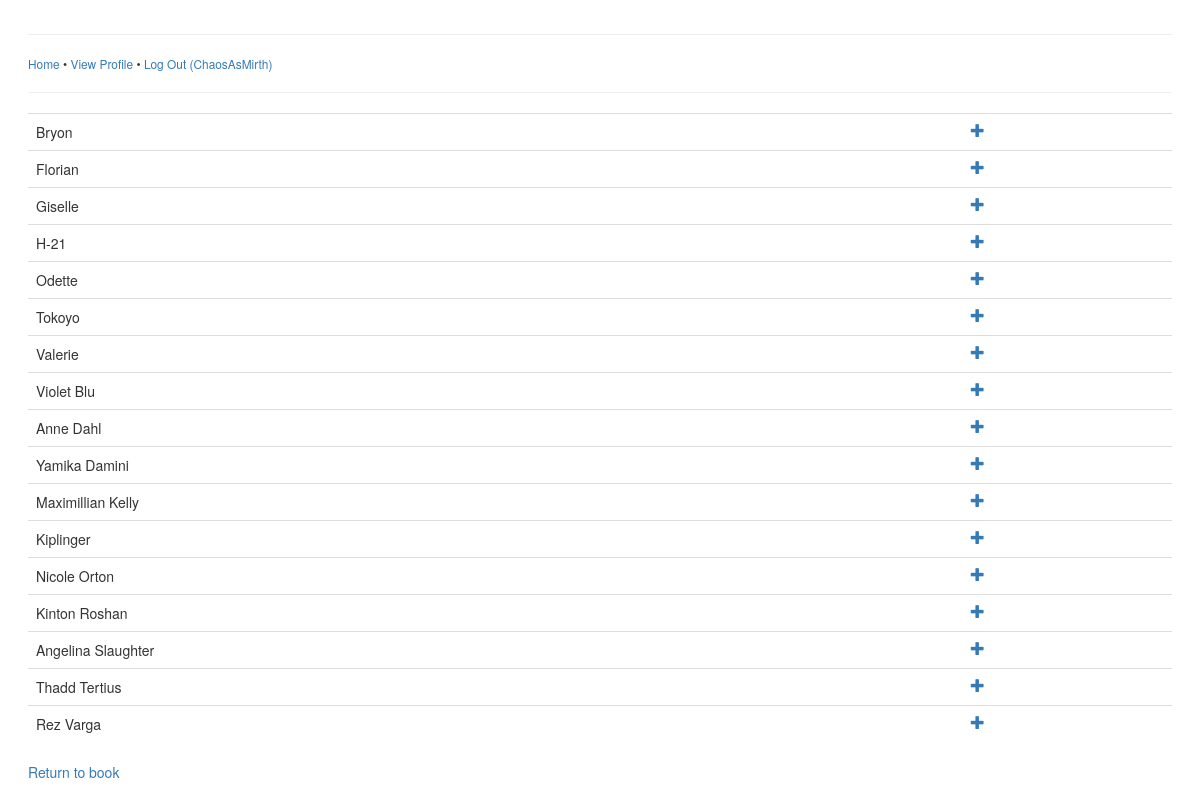
The app's page /bookcharacters.php (signed in) with its own data.
### tables this page shows
CREATE TABLE `character_info` (
  `character_id` int(11) NOT NULL AUTO_INCREMENT,
  `first_name` varchar(30) DEFAULT NULL,
  `middle_name` varchar(30) DEFAULT NULL,
  `last_name` varchar(50) DEFAULT NULL,
  `gender` varchar(1) DEFAULT NULL,
  `age` int(11) DEFAULT NULL,
  `motivation` mediumtext,
  `eye_color` varchar(20) DEFAULT NULL,
  `hair_color` varchar(20) DEFAULT NULL,
  `height` varchar(10) DEFAULT NULL,
  `other_appearance` mediumtext,
  `face_model` varchar(30) DEFAULT NULL,
  `user_id` int(11) DEFAULT NULL,
  `nick_name` varchar(30) DEFAULT NULL,
  `alias` varchar(30) DEFAULT NULL,
  `occupation` varchar(50) DEFAULT NULL,
  PRIMARY KEY (`character_id`)
);

### bookcharacters.php (the view, shortened to what this page needs)
<!DOCTYPE html PUBLIC "-//W3C//DTD XHTML 1.0 Transitional//EN"
  "http://www.w3.org/TR/xhtml1/DTD/xhtml1-transitional.dtd">
<html xmlns="http://www.w3.org/1999/xhtml" xml:lang="en" lang="en">
<head>
     <link rel="stylesheet" type="text/css" href="projectFour.css" />
  <link rel="stylesheet" href="https://maxcdn.bootstrapcdn.com/bootstrap/3.3.7/css/bootstrap.min.css"/>
</head>
<body>
<?php
    require_once('navbar.php');
    $dbc = mysqli_connect(DB_HOST, DB_USER, DB_PASSWORD, DB_NAME);
    $query = "SELECT first_name, last_name, character_id FROM character_info WHERE user_id = '" . $_SESSION['user_id'] . "' ORDER BY last_name, first_name";
    $data = mysqli_query($dbc, $query);
    echo "<table class='table'>";
    while ($row = mysqli_fetch_array($data)) {
        $book_query = "SELECT character_id, book_id FROM book_character_linking_table WHERE character_id = '" . $row['character_id'] . "' AND book_id = '" . $_GET['book_id'] . "'";
        $book_data = mysqli_query($dbc, $book_query);
        echo "<tr>";
        if (mysqli_num_rows($book_data) == 0) {
            echo "<td>" . $row['first_name'] . " " . $row['last_name'] . "</td><td><a href='addpairing.php?character_id=" . $row['character_id'] . "&amp;book_id=" . $_GET['book_id'] . "'><span class='glyphicon glyphicon-plus'></span></a></td>";
        }
        else if (mysqli_num_rows($book_data) == 1) {
            echo "<td>" . $row['first_name'] . " " . $row['last_name'] . "</td><td><a href='deletepairing.php?character_id=" . $row['character_id'] . "&amp;book_id=" . $_GET['book_id'] . "'><span class='glyphicon glyphicon-minus'></span></a></td>";
        }
        else {
        }
        echo "</tr>";
    }
    echo "</table>";
    echo "<p><a href='viewbook.php?book_id=" . $_GET['book_id'] . "'>Return to book</a></p>";
?>
</body>
</html>

### projectFour.css (style rules this page uses)
body { padding-top: 1em; padding-left: 2em; padding-right: 2em; }

### records on screen
character_info: first_name "Bryon"
character_info: first_name "Florian"
character_info: first_name "Giselle"
character_info: first_name "H-21"
character_info: first_name "Odette"
character_info: first_name "Tokoyo"
character_info: first_name "Valerie"
character_info: first_name "Violet", last_name "Blu"
character_info: first_name "Anne", last_name "Dahl"
character_info: first_name "Yamika", last_name "Damini"
character_info: first_name "Maximillian", last_name "Kelly"
character_info: last_name "Kiplinger"
character_info: first_name "Nicole", last_name "Orton"
character_info: first_name "Kinton", last_name "Roshan"
character_info: first_name "Angelina", last_name "Slaughter"
character_info: first_name "Thadd", last_name "Tertius"
character_info: first_name "Rez", last_name "Varga"

### other values on screen
$_SESSION['username'] "ChaosAsMirth"
